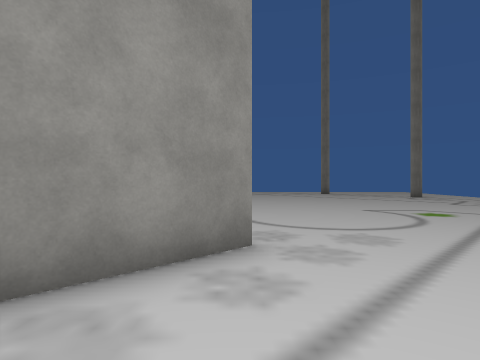
[1] (above)

17 first-person views from a walk through a Unity game level. The camera is 1.5 m above the floor, looks level and sees 75° across. The floor is counted in squares, 2 m on a side. Each view is taken from the middle of a square. On the plan, view 1 faces up. The plan holds only what a view shows up to about 10 squares ahead; the rest is blank. The place goes on beyond the plan. The player character is not drawn. Door leaves are left out, so doorways stand open. Some surface patterns are stand-ins.

[2]
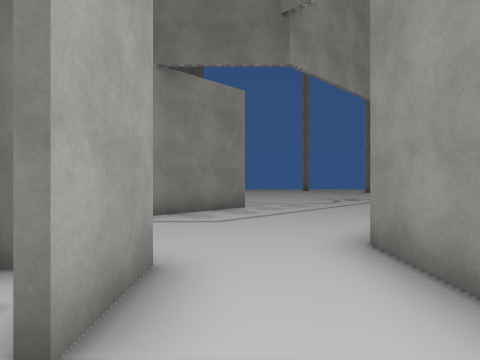

[3]
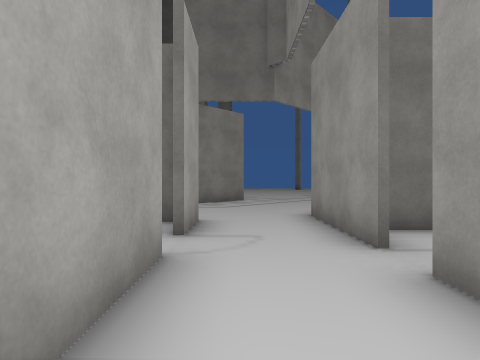

[4]
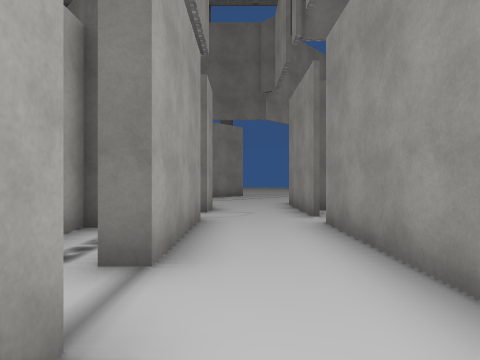

[5]
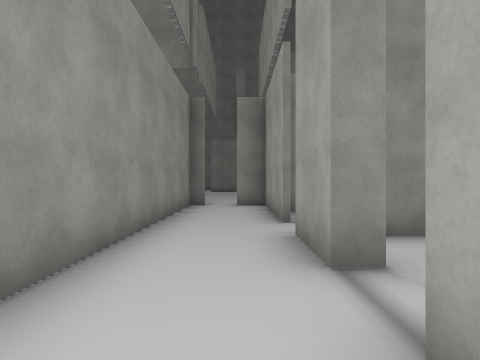

[6]
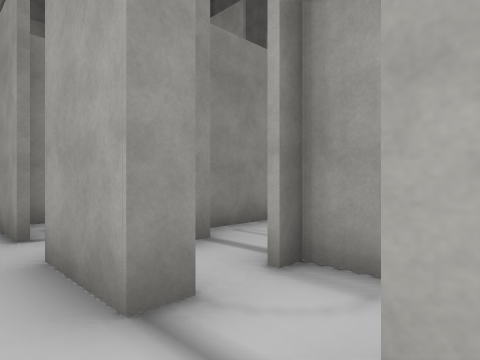

[7]
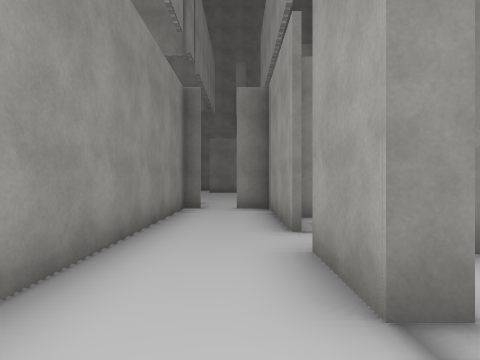

[8]
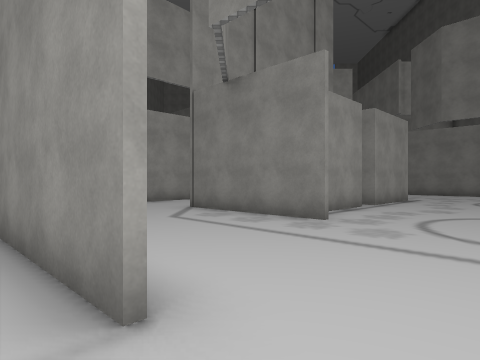

[9]
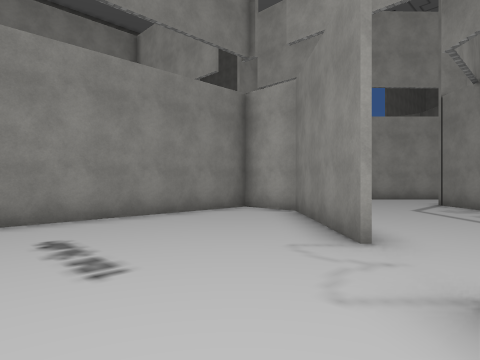

[10]
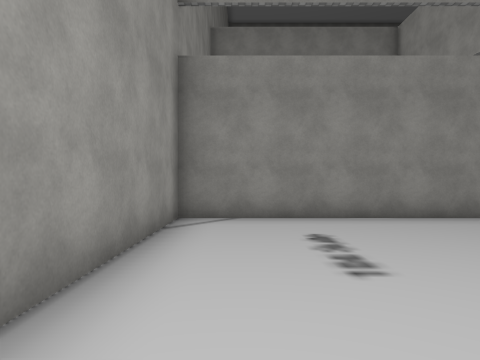

[11]
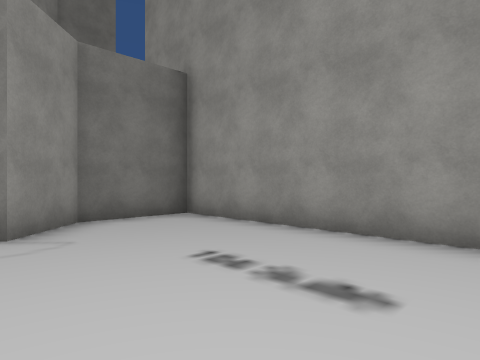

[12]
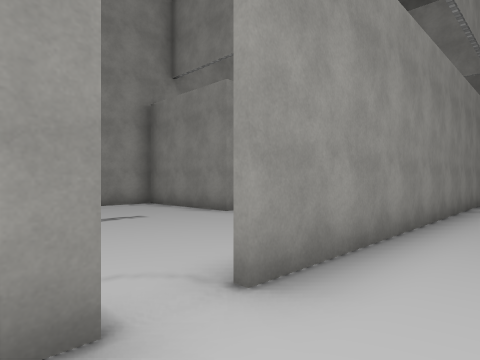

[13]
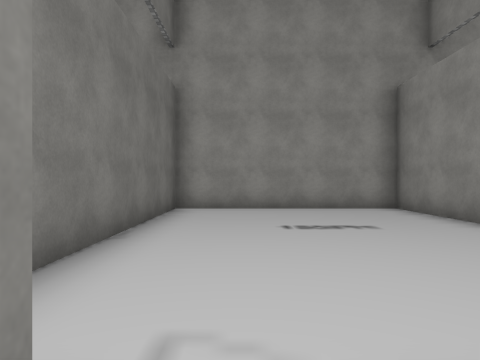

[14]
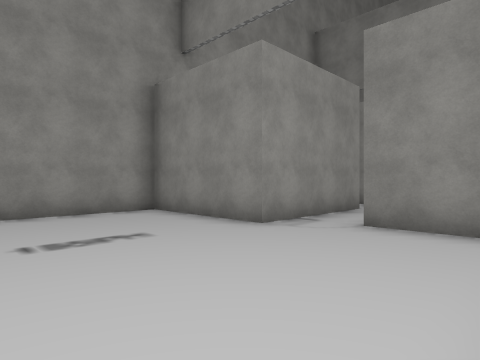

[15]
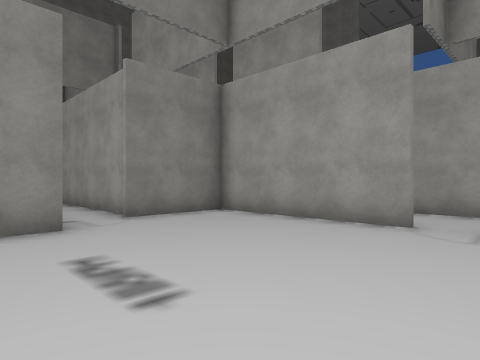

[16]
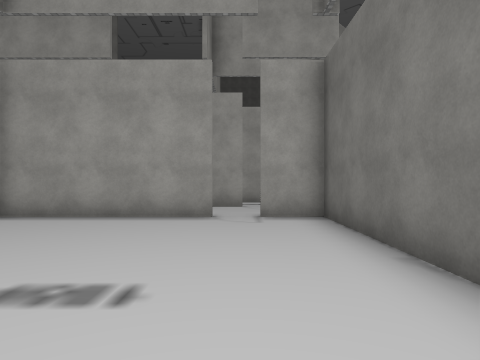

[17]
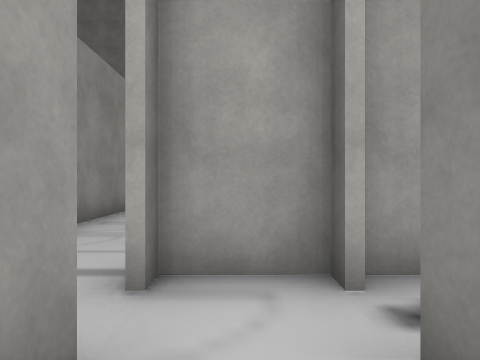

### Floor plan
Ten units are one square. View 1 is at (0, 0); x grows to the right and y downward. Boxes are objects, and circles mark ways between rooms. Rooms are numbered by the first view taken in them; rooms with no view inside come last. Other rooms are left out.
<svg viewBox="-33 -44 130 211">
<path fill="none" stroke="#000" d="M-8 22 -8 38M2 -36 -28 -6M15 36 15 14M15 46 15 36M-12 96 -8 96M15 95 15 55M-25 82 -25 98M-8 49 -8 83 -12 83M-8 125 -8 162 1 162M-8 96 -8 114M15 162 15 95M44 -14 16 14 16 32 92 32 92 -39 69 -39 56 -27M16 55 16 101 42 101M39 106 39 150M56 131 56 91 92 91 92 33 16 33 16 46"/>
<circle cx="5" cy="25" r="3" fill="#2a7"/>
<circle cx="0" cy="60" r="3" fill="#2a7"/>
<circle cx="10" cy="50" r="3" fill="#2a7"/>
<circle cx="0" cy="105" r="3" fill="#2a7"/>
<text x="0" y="0">1</text>
<text x="0" y="40">2</text>
<text x="0" y="80">3</text>
<text x="0" y="120">4</text>
<text x="60" y="0">5</text>
<text x="50" y="70">6</text>
</svg>
Room 1 opens to room 2. Room 2 opens to room 3. Room 2 opens to room 6. Room 3 opens to room 4.

Where each view was taken, in squares from view 1:
view 1: 0 up, 0 right, facing up
view 2: 5 down, 0 right, facing up
view 3: 8 down, 0 right, facing up
view 4: 11 down, 0 right, facing up
view 5: 7 down, 0 right, facing down
view 6: 8 down, 0 right, facing down-left
view 7: 8 down, 0 right, facing down
view 8: 2 up, 6 right, facing left
view 9: 3 up, 8 right, facing down-left
view 10: 3 up, 8 right, facing down
view 11: 2 down, 5 right, facing up-right
view 12: 4 down, 0 right, facing down-right
view 13: 5 down, 1 right, facing right
view 14: 5 down, 2 right, facing down-right
view 15: 4 down, 7 right, facing down-left
view 16: 5 down, 8 right, facing left
view 17: 9 down, 0 right, facing left
